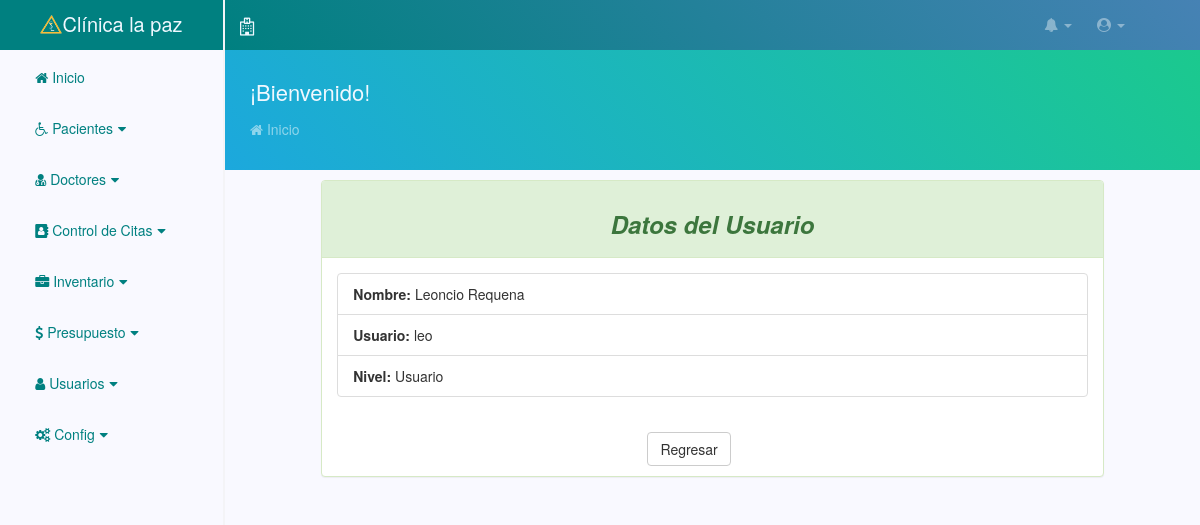
The page /php/verusuario.php?id=12 (signed in) on the database its author committed.
### tables this page shows
CREATE TABLE `usuarios` (
  `id_usuario` int(11) NOT NULL,
  `nombre` varchar(100) NOT NULL,
  `usuario` varchar(100) NOT NULL,
  `password` varchar(100) NOT NULL,
  `status` enum('activo','inactivo','','') NOT NULL,
  `id_tipo` int(11) NOT NULL
);

CREATE TABLE `tipo_usuario` (
  `id_tipo` int(11) NOT NULL,
  `tipo` varchar(100) NOT NULL
);

### php/verusuario.php (the view)
<?php
require_once("header.php");
 ?>
<div class="page-content">
    <div class="bread-content">
        <div class="container">
            <h4>¡Bienvenido!</h4>
            <span class="breadcoumb"><i class="fa fa-home"></i> Inicio</span>
        </div>
    </div>
    <?php
    require_once("../config/conexion.php");
    $id=$_GET['id'];
    $sql="SELECT u.*,t.tipo FROM usuarios AS u INNER JOIN tipo_usuario AS t ON u.id_tipo=t.id_tipo WHERE id_usuario='$id'";
    $result=$con->query($sql);
    $row=mysqli_fetch_assoc($result);
    ?>
    <div class="container-fluid">
        <div class="row" style="margin-top: 10px;">
        	<div class="col-xs-10 col-xs-offset-1">
        		<div class="panel panel-success">
        			<div class="panel-heading">
        				<center><h3 style=""><strong><i>Datos del Usuario</i></strong></h3></center>
        			</div>
        			<div class="panel-body">
        				<ul class="list-group">
                            <li class="list-group-item"><b>Nombre: </b><?php echo $row['nombre']; ?>
                            </li>
                            <li class="list-group-item"><b>Usuario: </b><?php echo $row['usuario']; ?></li>
                            <li class="list-group-item"><b>Nivel: </b><?php echo $row['tipo']; ?></li>
                        </ul>
        			</div>
                    <a href="usuarios.php" class="btn btn-default col-xs-offset-5" style="margin-bottom: 10px;">Regresar</a>
        		</div>
        	</div>
        </div>
</div>
</div>
 <?php require_once("footer.php"); ?>

### public/css/estilos.css (style rules this page uses)
* { margin: 0; padding: 0; -webkit-box-sizing: border-box; -moz-box-sizing: border-box; box-sizing: border-box; text-decoration: none; }
body { background: #F9F9FF; }
.page-content { width: 100%; margin-top: -20px; position: relative; -webkit-box-sizing: border-box; -moz-box-sizing: border-box; box-sizing: border-box; overflow: hidden; }
.bread-content { height: 120px; background: linear-gradient(50deg,#1ca8dd,#1bc98e); }
.bread-content h4 { margin-top: 30px; margin-bottom: 15px; font-size: 22px; color: aliceblue; }
.bread-content .container { padding-left: 25px; }
.breadcoumb { color: rgba(255,255,255,.5); }

### rows shown on the page
usuarios: nombre "Leoncio Requena", usuario "leo", id_tipo.tipo "Usuario"
